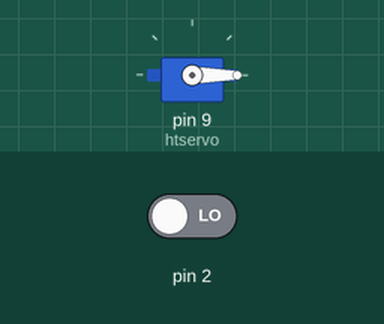
Simulated run of this sketch. Board: Arduino Uno, built with avr-gcc and run on an emulated ATmega328P. Shown: servo. The inputs (shaded band) are chosen by the test bench; at power-on: pin 2 LOW.

Above: at 1.2 s.
1.3 s: pin 2 driven HIGH
At 2.1 s:
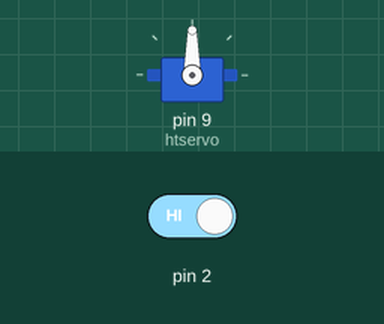
2.8 s: pin 2 driven LOW
At 5.6 s:
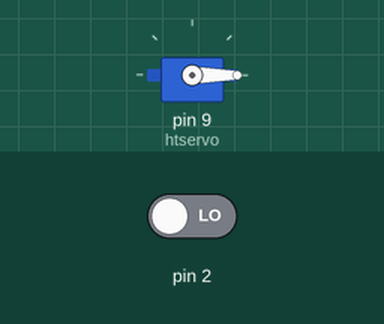
Timing chart, 0 to 7.1 s (numbered marks = the images above; inputs shaded):
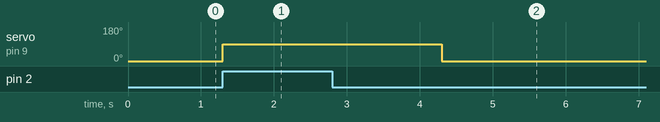

The sketch:

servo_if.ino
```cpp
#include <Servo.h>

Servo htservo;
int pos = 0;

void setup() {
  htservo.attach(9);
  pinMode (2,INPUT);

}

void loop() {
    htservo.write(pos);

    if (digitalRead(2) == HIGH)
    {
      pos = 90;
      htservo.write(pos);
      delay(3000);
    }

    else
    {
      pos = 0;
      htservo.write(pos);
    }
}
```

Measured:
- after the input at 1.3 s, servo on pin 9 (htservo): 0° → 90° at once
- after the input at 2.8 s, servo on pin 9 (htservo): 90° → 0° after 1.5 s
